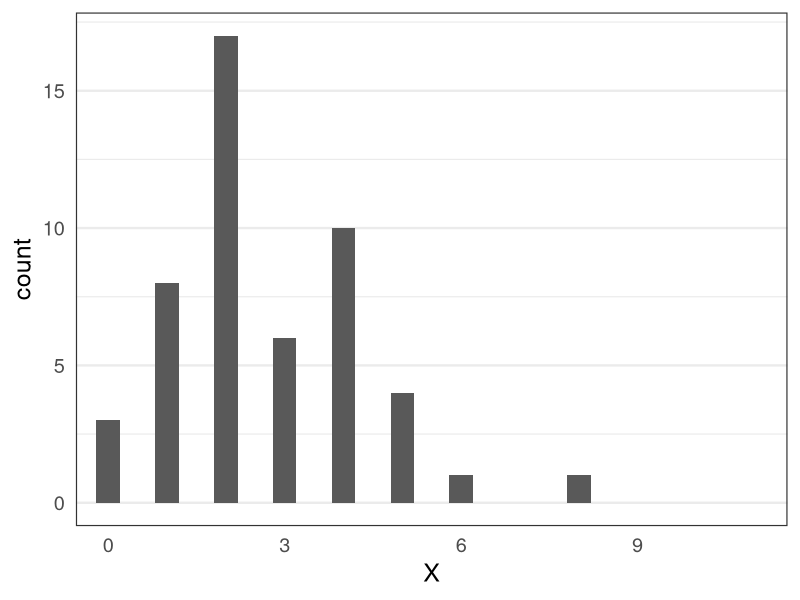
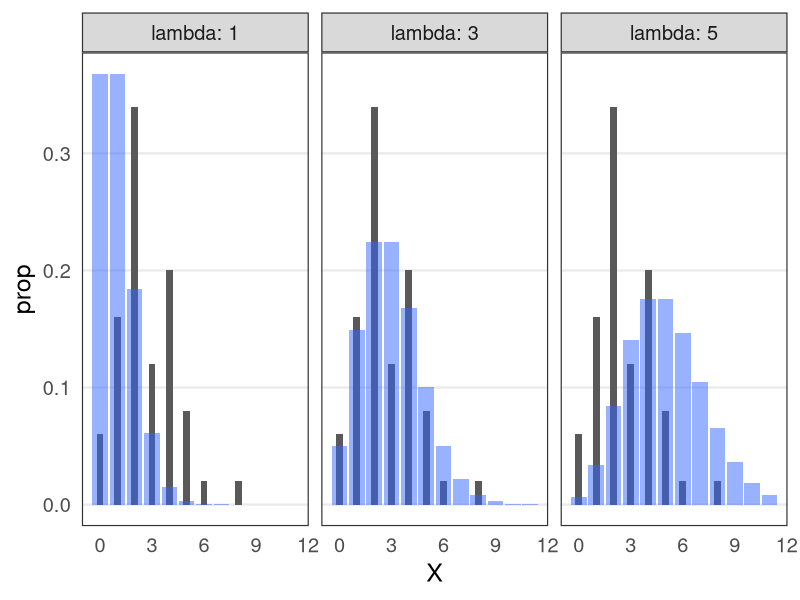
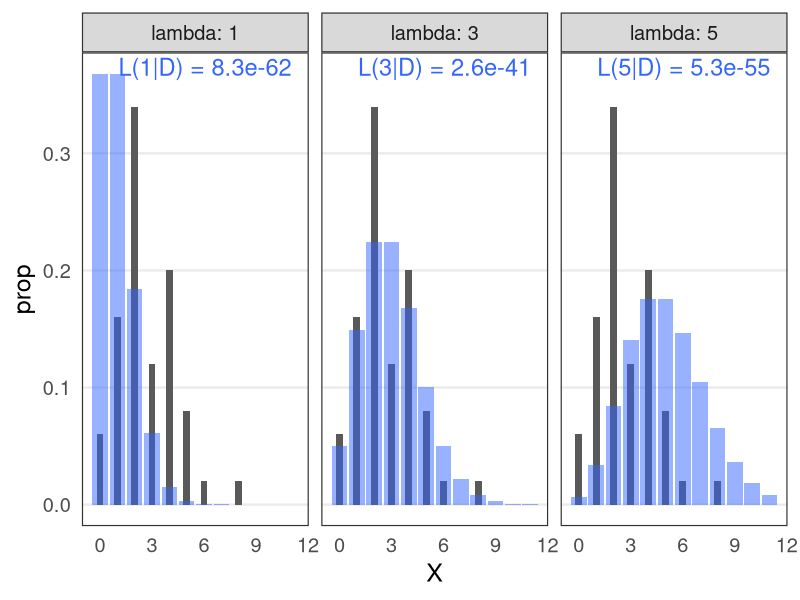
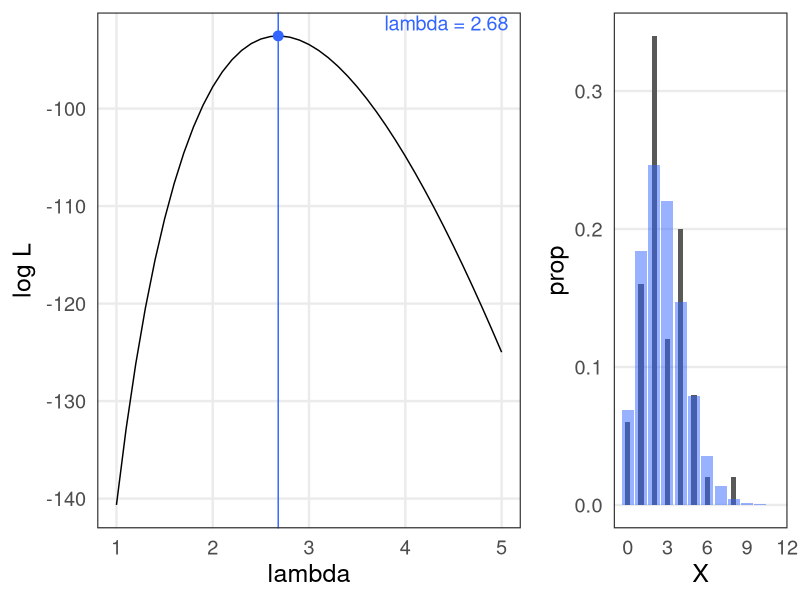
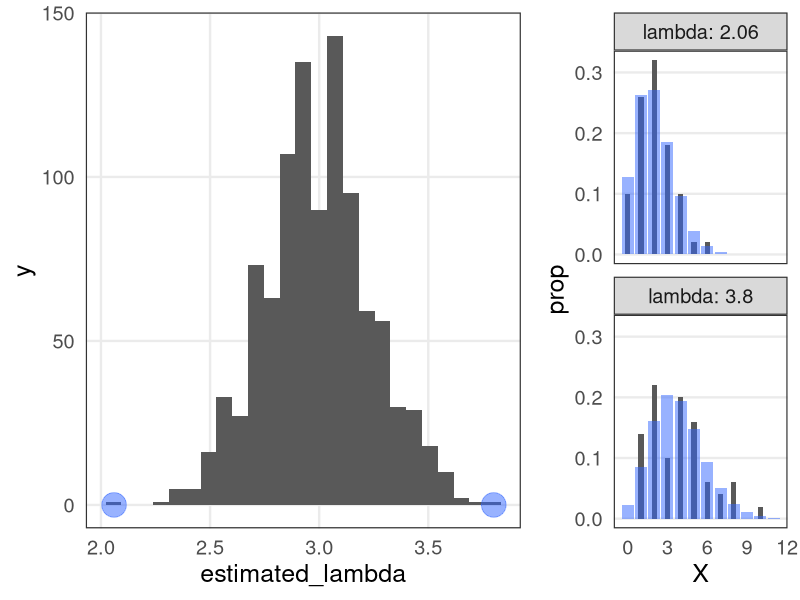
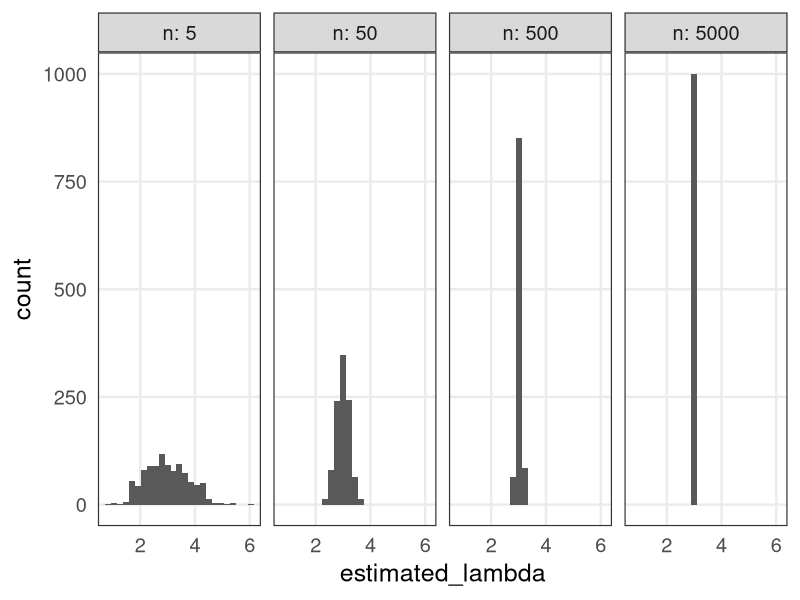

Reproduce these figures in R, in order.
## ---- chunk 1

## ---- chunk 2
library(ggplot2)
library(tibble)
library(dplyr)
library(tidyr)
knitr::opts_chunk$set(cache = TRUE, autodep = TRUE)
## ---- chunk 3
set.seed(24601)
df_rpois = tibble::tibble(X = rpois(50L, 3))
max_x = 11L
df_dpois = purrr::map_dfr(c(1, 3, 5), ~ {
  tibble(lambda = .x, X = seq.int(0L, max_x), Prob = dpois(X, lambda))
})
## ---- chunk 4
ggplot(df_rpois) +
  aes(X) +
  geom_bar(width = 0.4) +
  coord_cartesian(xlim = c(0, max_x)) +
  theme_bw(base_size = 18) +
  theme(
    panel.grid.minor.x = element_blank(), panel.grid.major.x = element_blank(),
    axis.ticks = element_blank()
  )
## ---- chunk 5
p_pois = ggplot(df_rpois) +
  aes(X) +
  geom_bar(aes(y = after_stat(prop)), width = 0.4) +
  geom_col(data = df_dpois, aes(y = Prob), alpha = 0.5, fill = "#3366ff") +
  facet_wrap(vars(lambda), nrow = 1L, labeller = label_both) +
  theme_bw(base_size = 18) +
  theme(
    panel.grid.minor.x = element_blank(), panel.grid.minor.y = element_blank(),
    panel.grid.major.x = element_blank(), axis.ticks = element_blank()
  )
p_pois
## ---- chunk 6
df_likelihood = df_rpois |>
  dplyr::left_join(df_dpois, by = "X") |>
  dplyr::group_by(lambda) |>
  dplyr::summarize(L = prod(Prob)) |>
  dplyr::mutate(logL = log(L), label = sprintf("L(%.0f|D) = %.1e", lambda, L))
p_pois +
  geom_text(data = df_likelihood, aes(label = label), x = Inf, y = Inf, hjust = 1.1, vjust = 1.3, size = 6, color = "#3366ff")
## ---- chunk 7
count_rpois = df_rpois |> dplyr::count(X)
calc_likelihood_rpois = function(lambda) {
  prod(dpois(count_rpois[["X"]], lambda)**count_rpois[["n"]])
}
X_mle = mean(df_rpois[["X"]])
L_mle = calc_likelihood_rpois(X_mle)
p_mle = tibble::tibble(lambda = seq(1, 5, 0.1), L = purrr::map_dbl(lambda, calc_likelihood_rpois)) |>
  dplyr::mutate(logL = log(L)) |>
  ggplot() +
  aes(lambda, logL) +
  geom_line() +
  geom_vline(xintercept = X_mle, color = "#3366ff") +
  annotate("point", x = X_mle, y = log(L_mle), size = 3, color = "#3366ff") +
  annotate("text", x = Inf, y = Inf, hjust = 1.1, vjust = 1.2, size = 5, color = "#3366ff", label = sprintf("lambda = %.2f", X_mle)) +
  labs(y = "log L") +
  theme_bw(base_size = 18) +
  theme(
    panel.grid.minor.x = element_blank(), panel.grid.minor.y = element_blank(),
    axis.ticks = element_blank()
  )

df_dpois = tibble(lambda = X_mle, X = seq(0, 11), Prob = dpois(X, lambda))
p_pois = ggplot(df_rpois) +
  aes(X) +
  geom_bar(aes(y = after_stat(prop)), width = 0.4) +
  geom_col(data = df_dpois, aes(y = Prob), alpha = 0.5, fill = "#3366ff") +
  theme_bw(base_size = 18) +
  theme(
    panel.grid.minor.x = element_blank(), panel.grid.minor.y = element_blank(),
    panel.grid.major.x = element_blank(), axis.ticks = element_blank()
  )

cowplot::plot_grid(p_mle, p_pois, nrow = 1L, rel_widths = c(2, 1))
## ---- chunk 8
nrep = 1000L
df_repl = tibble::tibble(X = rpois(50L * nrep, 3), repl = rep(seq_len(nrep), each = 50L))
df_sum = df_repl |>
  dplyr::group_by(repl) |>
  dplyr::summarize(lambda = mean(X))
df_minmax = dplyr::bind_rows(dplyr::slice_max(df_sum, lambda), dplyr::slice_min(df_sum, lambda))

p_repl = df_sum |>
  ggplot() +
  aes(lambda) +
  geom_histogram(bins = 25, center = 3) +
  annotate("point", x = df_minmax$lambda, y = 0, color = "#3366ff", size = 8, alpha = 0.5) +
  labs(x = "estimated_lambda") +
  theme_bw(base_size = 18) +
  theme(
    panel.grid.minor.x = element_blank(), panel.grid.minor.y = element_blank(),
    axis.ticks = element_blank()
  )

df_dpois = tidyr::crossing(lambda = df_minmax$lambda, X = seq(0, 11)) |>
  dplyr::mutate(Prob = dpois(X, lambda))
p_minmax = df_repl |>
  dplyr::filter(repl %in% df_minmax$repl) |>
  dplyr::left_join(df_minmax, by = "repl") |>
  ggplot() +
  aes(X) +
  geom_bar(aes(y = after_stat(prop)), width = 0.4) +
  geom_col(data = df_dpois, aes(y = Prob), alpha = 0.5, fill = "#3366ff") +
  facet_wrap(vars(lambda), ncol = 1L, labeller = label_both) +
  theme_bw(base_size = 18) +
  theme(
    panel.grid.minor.x = element_blank(), panel.grid.minor.y = element_blank(),
    panel.grid.major.x = element_blank(), axis.ticks = element_blank()
  )

cowplot::plot_grid(p_repl, p_minmax, nrow = 1L, rel_widths = c(2, 1))
## ---- chunk 9
nrep = 1000L
purrr::map_dfr(c(5, 50, 500, 5000), ~ {
  tibble::tibble(X = rpois(.x * nrep, 3), repl = rep(seq_len(nrep), each = .x)) |>
    dplyr::group_by(repl) |>
    dplyr::summarize(estimated_lambda = mean(X)) |>
    dplyr::mutate(n = .x)
}) |>
  ggplot() +
  aes(estimated_lambda) +
  geom_histogram(bins = 25, center = 3) +
  facet_wrap(vars(n), nrow = 1L, labeller = label_both) +
  theme_bw(base_size = 18) +
  theme(
    panel.grid.minor.x = element_blank(), panel.grid.minor.y = element_blank(),
    axis.ticks = element_blank()
  )
## ---- chunk 10
get_likelihood = function(p, k = 3, n = 10) {
  choose(n, k) * p**k * (1 - p)**(n - k)
  # dbinom(k, n, p)
}

get_likelihood(0.2)
